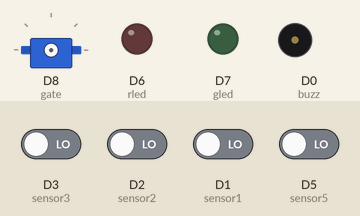
The sketch below on a simulated ESP8266 (NodeMCU). On the bench: servo, output pins drawn as LEDs (lit = HIGH), buzzer (waves = sounding, pin HIGH). The inputs (shaded band) are chosen by the test bench; at power-on: D1 (sensor1), D2 (sensor2), D3 (sensor3), D5 (sensor5) LOW. What the sketch prints to the serial monitor is not drawn.

Above: at 2.8 s.
2.9 s: D1 (sensor1) driven HIGH
At 3.23 s:
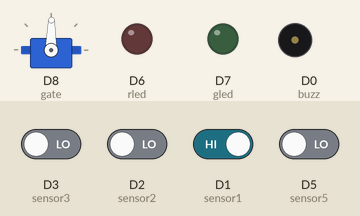
6.4 s: D3 (sensor3) driven HIGH
At 9.1 s:
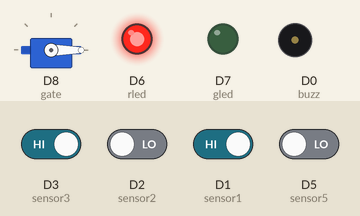
9.9 s: D2 (sensor2) driven HIGH
12.2 s: D5 (sensor5) driven HIGH
At 12.78 s:
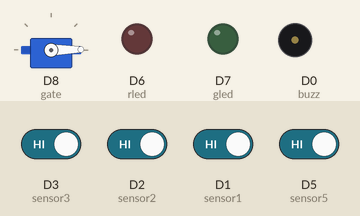
15.7 s: D1 (sensor1) driven LOW
19.2 s: D5 (sensor5) driven LOW
At 19.9 s:
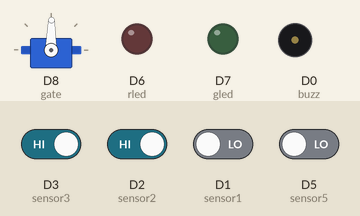
Timing chart, 0 to 21.7 s (numbered marks = the images above; inputs shaded):
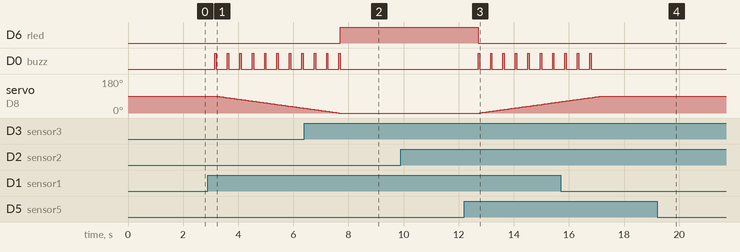

Measured:
- after the input at 2.9 s, D0 (buzz): alternates HIGH for 0.05 s and LOW for 0.40 s, starting after 0.26 s; servo on D8 (gate): moves from 90° to 26° over 3.2 s, starting after 0.31 s
- after the input at 6.4 s, D6 (rled): LOW → HIGH after 1.3 s
- after the input at 9.9 s, every drawn part: stays the same
- after the input at 12.2 s, D6 (rled): HIGH → LOW after 0.51 s; D0 (buzz): alternates HIGH for 0.05 s and LOW for 0.40 s, starting after 0.51 s; servo on D8 (gate): moves from 0° to 59° over 2.9 s, starting after 0.56 s
- after the input at 19.2 s, D0 (buzz): stops changing and stays LOW; servo on D8 (gate): stops changing and stays 89°

The sketch:

TrainProject.ino
```cpp
#include <Servo.h>

int buzz = D0;
int sensor1 = D1;     //Left sensor 1
int sensor2 = D2;     //Left sensor 2
int sensor3 = D3;     //Car sensor
int sensor4 = D4;     //Right sensor 2
int sensor5 = D5;     //Right sensor 1
int rled = D6;
int gled = D7;
int gate = D8;

int buzzDelay = 9;
int gateDelay =50;

int value1=0,value2=0,value3=0,value4=0,value5=0,carPresent=0;
Servo Servo1;       //Servo Object
void setup() {
  // put your setup code here, to run once:
  Serial.begin(9600);

  pinMode(sensor1, INPUT);
  pinMode(sensor2, INPUT);
  pinMode(sensor3, INPUT);
  pinMode(sensor4, INPUT);
  pinMode(sensor5, INPUT);
  pinMode(rled, OUTPUT);
  pinMode(gled, OUTPUT);
  pinMode(gate, OUTPUT);
  pinMode(buzz, OUTPUT);
}

void loop() {
  // put your main code here, to run repeatedly:
  value1 = digitalRead(sensor1);
  value5 = digitalRead(sensor5);
 // Serial.print(value1);
 // Serial.print(value5);
  Serial.println("Waiting for Train");
  Serial.println("/t/t/t/t/tLCD : AgriCloud : Automize your farm with Google Assitant for just Rs.10,000");
  while((value1==0)&&(value5==0))
  {
    Serial.print(". ");
    delay(1000);
    value1 = digitalRead(sensor1);
    value5 = digitalRead(sensor5);
  }
  if(value1)
  {
    Serial.println("Train is coming from LEFT");
    Serial.println("/t/t/t/t/tLCD : Train is approaching Stop Crossing");
    left();
  }
  else if(value5)
  {
    Serial.println("Train is coming from RIGHT");
    Serial.println("/t/t/t/t/tLCD : Train is approaching Stop Crossing");
    right();
  }
  delay(2000);
}

void left()
{
  Serial.print("Waiting for Sensor1 :");
  value1 = digitalRead(sensor1);
  while(value1==0)
  {
    Serial.print(". ");
    delay(1000);
    value1 = digitalRead(sensor1);
  }
  Serial.println("Train Passed Sensor 1");
  Serial.println("/t/t/t/t/tLCD : Closing gate Watch Out !!!!");
  closegate();

  Serial.println("Activating car detection");
  value3 =digitalRead(sensor3);
  if(value3==1)
  {
    carPresent=1;
    digitalWrite(rled, HIGH);
    Serial.println("CAR STUCK WARNING.....!!!!!");
  }
  value2 = digitalRead(sensor2);
  while(value2==0)
  {
    Serial.print(". ");
    delay(1000);
    value2 = digitalRead(sensor2);
  }
  Serial.println("Train Passed Sensor 2");
  if(carPresent==0)
  {
    digitalWrite(gled, HIGH);
    Serial.println("Train is Safe to pass");
  }
  value5 = digitalRead(sensor5);
  while(value5==0)
  {
    Serial.print(". ");
    delay(1000);
    value5 = digitalRead(sensor5);
  }
  Serial.println("Train Passed Sensor 5");
  digitalWrite(rled, LOW);
  digitalWrite(gled, LOW);
  opengate();
  carPresent=0;
  Serial.println("Train Mechanism Reset");
  Serial.println("/t/t/t/t/tLCD : Congrats!! You were protected by SmartTrainCrossing ~A Product by TEAM CIPHER");
}

void right()
{
  Serial.print("Waiting for Sensor5 :");
  value5 = digitalRead(sensor5);
  while(value5==0)
  {
    Serial.print(". ");
    delay(1000);
    value5 = digitalRead(sensor5);
  }
  Serial.println("Train Passed Sensor 5");
  Serial.println("Closing gate");
  Serial.println("/t/t/t/t/tLCD : Closing gate Watch Out !!!!");
  closegate();

  Serial.println("Activating car detection");
  value3 =digitalRead(sensor3);
  if(value3==1)
  {
    carPresent=1;
    digitalWrite(rled, HIGH);
    Serial.println("CAR STUCK WARNING.....!!!!!");
  }
  value4 = digitalRead(sensor4);
  while(value4==0)
  {
    Serial.print(". ");
    delay(1000);
    value4 = digitalRead(sensor4);
  }
  Serial.println("Train Passed Sensor 4");
  if(carPresent==0)
  {
    digitalWrite(gled, HIGH);
    Serial.println("Train is Safe to pass");
  }
  value1 = digitalRead(sensor1);
  while(value1==0)
  {
    Serial.print(". ");
    delay(1000);
    value1 = digitalRead(sensor1);
  }
  Serial.println("Train Passed Sensor 1");
  digitalWrite(rled, LOW);
  digitalWrite(gled, LOW);
  opengate();
  carPresent==0;
  Serial.println("Train Mechanism Reset");
  Serial.println("/t/t/t/t/tLCD : Congrats!! You were protected by SmartTrainCrossing ~A Product by TEAM CIPHER");
}

void closegate()
{
  int i;
  Servo1.attach(gate);
   for(i=90; i>=0; i--)
   {
    Servo1.write(i);
    if(i%buzzDelay==0)
    {
      digitalWrite(buzz, HIGH);
      delay(gateDelay);
      digitalWrite(buzz,LOW);
    }
    else
    {
      delay(gateDelay);
    }
   }
  Servo1.detach();
}

void opengate()
{
  int i;
  Servo1.attach(gate);
  for(i=0; i<90; i++)
   {
    Servo1.write(i);
    if(i%buzzDelay==0)
    {
      digitalWrite(buzz, HIGH);
      delay(gateDelay);
      digitalWrite(buzz,LOW);
    }
    else
    {
      delay(gateDelay);
    }
   }
   Servo1.detach();
}
```
